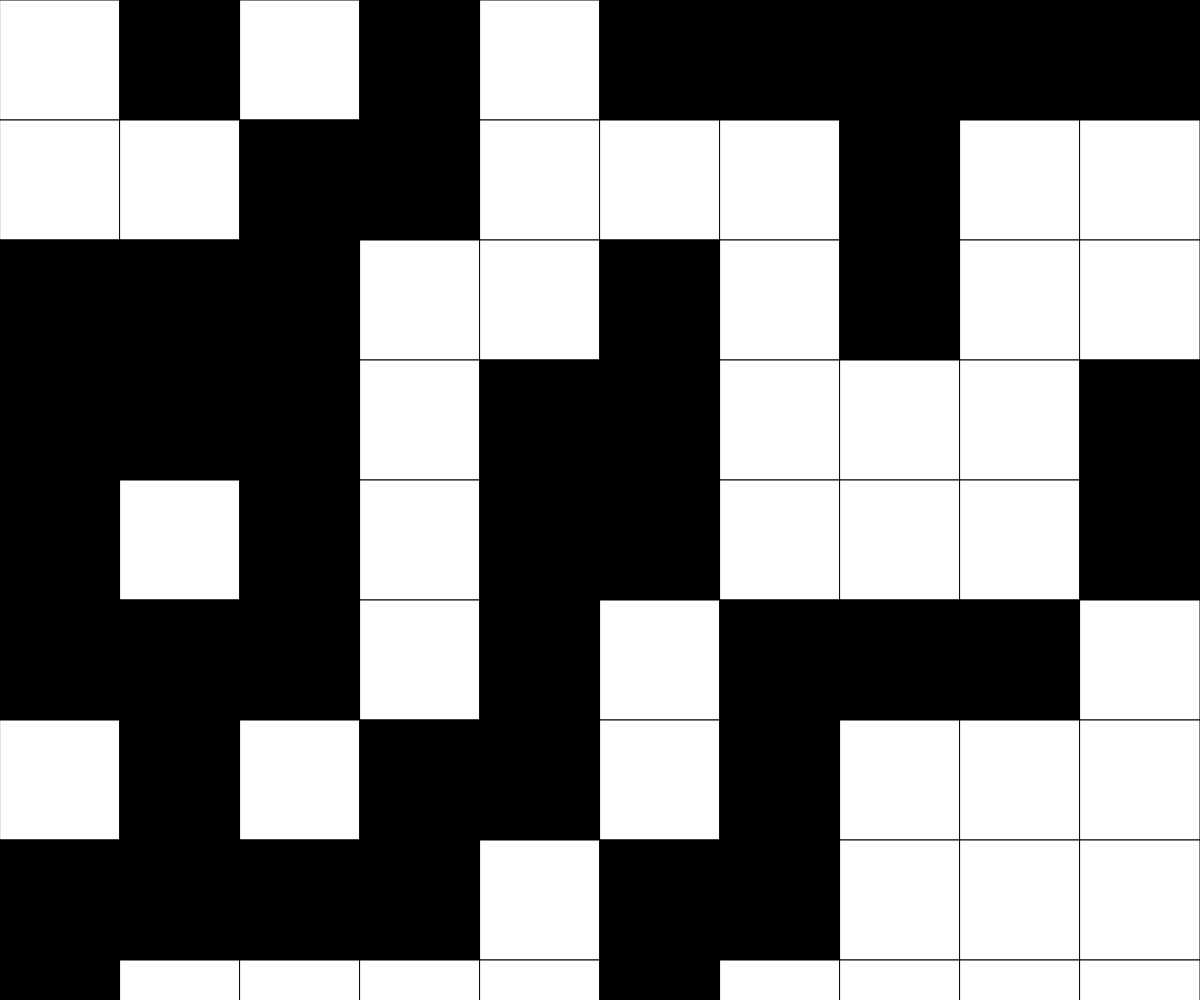
Frame 1 (no input)
Frame 60 (no input): identical to frame 1, image omitted
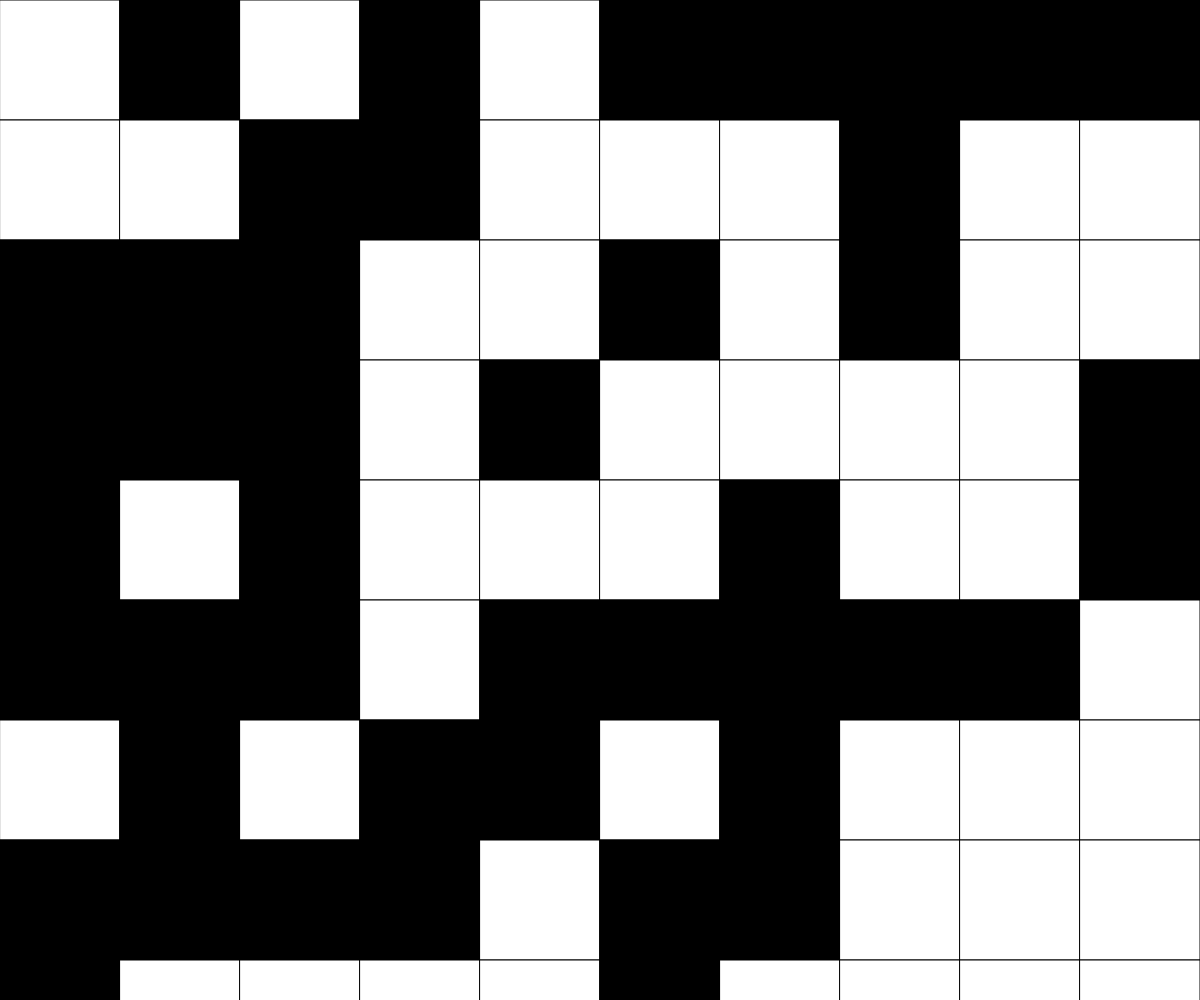
Frame 120 (the mouse pressed at the canvas centre since frame 60)

The p5.js sketch that drew these frames (run headless with seeded random() and noise() and a simulated clock; from frame 60 on, the mouse is pressed at the canvas centre):

// p5.js sketch
// ── sketch.js
// BPD black and white 
// Your Name
// Date
//
// Extra for Experts:
// - describe what you did to take this project "above and beyond"

let grid;
let gridDimensions = 10;
let cellSize;

function setup() {
  if (windowHeight < windowWidth) {
    createCanvas(windowWidth, windowHeight);
  }
  else {
    createCanvas(windowWidth, windowHeight);
  }
  grid = createRandArray(gridDimensions);
  cellSize = width / gridDimensions;
}

function draw() {
  background(220);

  displayGrid();
}
function mousePressed() {
  let cellX = Math.floor(mouseX/cellSize);
  let cellY = Math.floor(mouseY/cellSize);

  swap(cellX, cellY);
  swap(cellX, cellY-1);
  swap(cellX, cellY+1);
  swap(cellX-1, cellY);
  swap(cellX+1, cellY);


}


function swap(x,y) {
  if (x >= 0 && x < gridDimensions&&y>=0 && gridDimensions) {
    if (grid[y][x]===0) {
      grid[y][x] = 1;
    }
    else if(grid[y][x] === 1) {
      grid[y][x] = 0;
    }
  }
}
function displayGrid() {
  for (let y=0; y<gridDimensions; y++) {
    for (let x=0; x<gridDimensions; x++){
      if (grid[y][x] === 0) {
        fill("white");
      }
      else if (grid[y][x] === 1) {
        fill("black");
      } 
      rect(x*cellSize, y*cellSize, cellSize, cellSize);
      
    }
  }
}



function createRandArray(howLarge) {
  let newArray = [];
  for (let y=0; y< howLarge; y++) {
    newArray.push([]);
    for (let x=0; x<howLarge; x++) {
      if (random(0,100) > 50) {
        newArray[y].push(0);
      }
      else {
        newArray[y].push(1);
      }
    }
  }
  return newArray;
}
